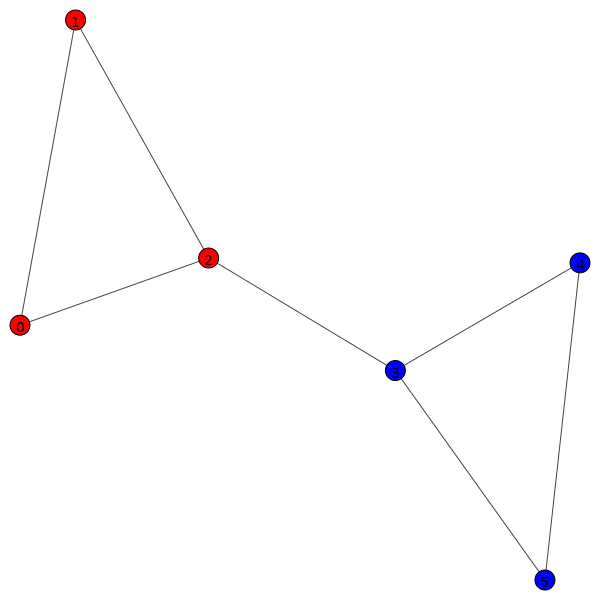

This figure's Python source:
from numpy import *
from scipy import linalg as LA
from igraph import *

def main():
	adjacency = [[0,1,1,0,0,0], 
							[1,0,1,0,0,0], 
							[1,1,0,1,0,0], 
							[0,0,1,0,1,1], 
							[0,0,0,1,0,1], 
							[0,0,0,1,1,0]]
	edges = edgesFromMatrix(adjacency)

	degrees = [[0 for i in range(len(adjacency[0]))] for i in range(len(adjacency))]
	for i in range(len(adjacency)):
		degrees[i][i] = reduce(lambda x,y: x+y, adjacency[i])

	adjacency = mat(adjacency)
	degrees = mat(degrees)

	laplace = degrees-adjacency

	print "Matriz laplaciana\n" + str(laplace)

	e_vals, e_vecs = LA.eig(laplace)

	e_vecs = e_vecs.swapaxes(0,1) # e_vecs[i] will now take column i

	smallest = e_vals[0]
	fiedler = e_vals[0]

	for i in range(1, len(e_vals)):
		if e_vals[i] < smallest:
			fiedler = smallest
			smallest = e_vals[i]
		elif e_vals[i] < fiedler:
			fiedler = e_vals[i]

	index = findIndex(e_vals, fiedler)
	fiedler_vector = e_vecs[index]
	
	print "Valor de Fiedler\t" + str(fiedler)
	print "Vector asociado\t" + str(fiedler_vector)

	g = Graph(edges)
	for i in range(len(g.vs)):
		g.vs[i]["label"] = i
		if fiedler_vector[i] <= 0:
			g.vs[i]["color"] = "blue"
	layout = g.layout("kk")
	plot(g, layout=layout)

def findIndex(arr, value):
	for i in range(len(arr)):
		if arr[i] == value:
			return i
	return -1

def edgesFromMatrix(matrix):
	edges = []
	for i in range(len(matrix)):
		for j in range(i+1, len(matrix)):
			if matrix[i][j] == 1:
				edges.append([i,j])
	return edges

if __name__ == "__main__":
  main()
